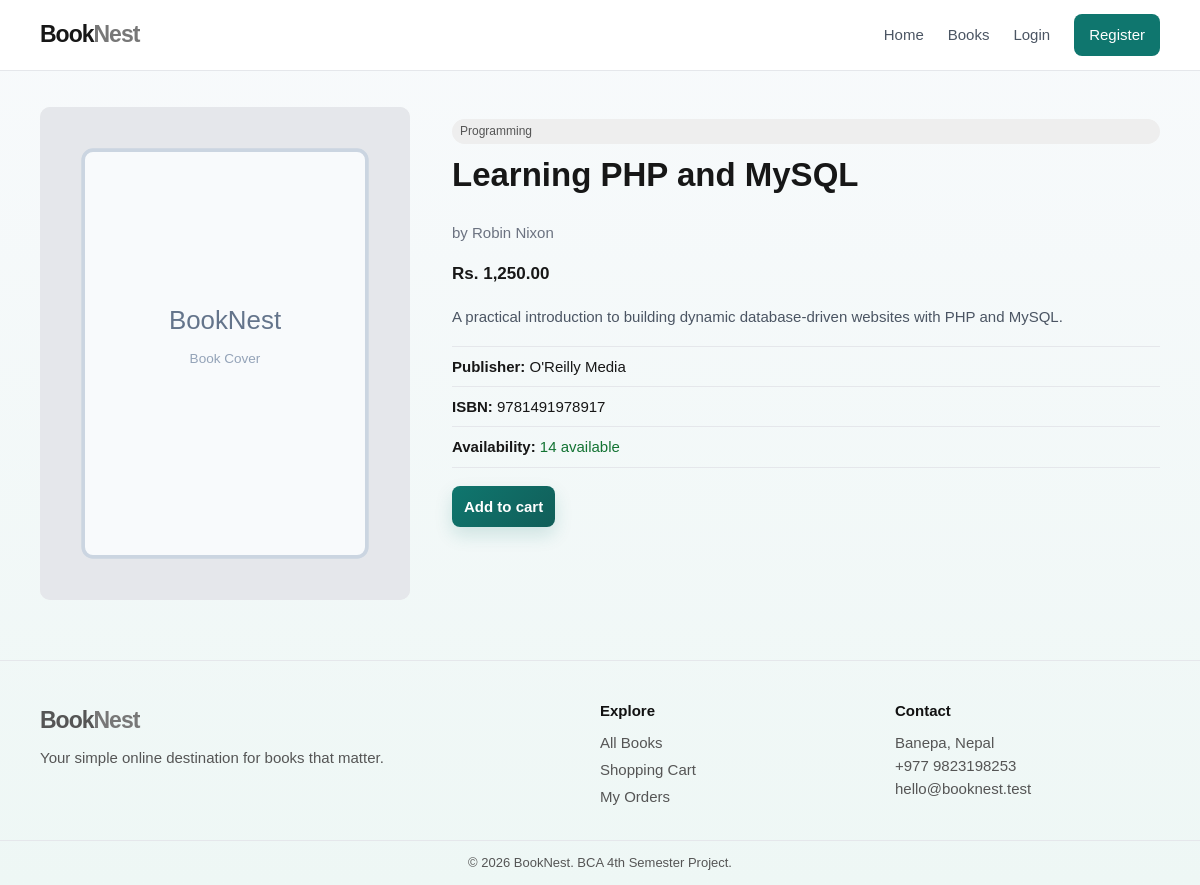
The app's page /book-details.php?id=1 with its own data.
### tables this page shows
CREATE TABLE books (
  id INT UNSIGNED AUTO_INCREMENT PRIMARY KEY,
  category_id INT UNSIGNED NOT NULL,
  title VARCHAR(180) NOT NULL,
  author VARCHAR(120) NOT NULL,
  isbn VARCHAR(30) NULL UNIQUE,
  publisher VARCHAR(120) NULL,
  price DECIMAL(10,2) NOT NULL,
  quantity INT UNSIGNED NOT NULL DEFAULT 0,
  description TEXT NULL,
  image VARCHAR(255) NULL,
  featured TINYINT(1) NOT NULL DEFAULT 0,
  created_at TIMESTAMP DEFAULT CURRENT_TIMESTAMP,
  CONSTRAINT fk_books_category FOREIGN KEY (category_id) REFERENCES categories(id) ON UPDATE CASCADE ON DELETE RESTRICT
);

CREATE TABLE categories (
  id INT UNSIGNED AUTO_INCREMENT PRIMARY KEY,
  name VARCHAR(80) NOT NULL UNIQUE,
  description VARCHAR(255) NULL,
  created_at TIMESTAMP DEFAULT CURRENT_TIMESTAMP
);

### includes/auth.php (called while the page is built, shortened)
<?php
function e($value) { return htmlspecialchars((string)$value, ENT_QUOTES, 'UTF-8'); }
function book_image_url($image) {
    $image = trim((string) $image);
    if ($image === '') return 'images/book-placeholder.svg';
    $normalized = ltrim($image, '/');
    $normalized = preg_replace('#^uploads/?#i', '', $normalized);
    $script = $_SERVER['SCRIPT_NAME'] ?? '/';
    $base_dir = rtrim(dirname($script), '/');
    $base_url = rtrim($base_dir, '/');
    return $base_url . '/uploads/' . $normalized;
}
?>

### book-details.php (the view, shortened to what this page needs)
<?php
require 'includes/header.php';
$id = (int) ($_GET['id'] ?? 0);
$stmt = $conn->prepare('SELECT b.*,c.name category_name FROM books b JOIN categories c ON b.category_id=c.id WHERE b.id=?');
$stmt->bind_param('i', $id);
$stmt->execute();
$book = $stmt->get_result()->fetch_assoc();
$image = book_image_url($book['image'] ?? '');
?>
<section class="details"><img class="details-image" src="<?= e($image) ?>" alt="<?= e($book['title']) ?> cover">
    <div>
        <p class="tag"><?= e($book['category_name']) ?></p>
        <h1><?= e($book['title']) ?></h1>
        <p class="muted">by <?= e($book['author']) ?></p>
        <p class="price">Rs. <?= number_format($book['price'], 2) ?></p>
        <p class="description"><?= nl2br(e($book['description'])) ?></p>
        <div class="detail-list">
            <p><strong>Publisher:</strong> <?= e($book['publisher']) ?></p>
            <p><strong>ISBN:</strong> <?= e($book['isbn']) ?></p>
            <p><strong>Availability:</strong> <span
                    class="<?= $book['quantity'] ? 'stock-in' : 'stock-out' ?>"><?= $book['quantity'] ? $book['quantity'] . ' available' : 'Out of stock' ?></span>
            </p>
        </div><?php if ($book['quantity']): ?>
            <form action="cart.php" method="post"><input type="hidden" name="action" value="add"><input type="hidden"
                    name="book_id" value="<?= $book['id'] ?>"><button class="btn">Add to cart</button></form><?php endif; ?>
    </div>
</section>
<?php require 'includes/footer.php'; ?>

### css/style.css (style rules this page uses)
:root { --ink: #171717; --muted: #6b7280; --line: #e5e7eb; --soft: #f7f7f7; --white: #fff; --accent: #0f766e; --accent-dark: #115e59; --accent-soft: #ecfeff; --danger: #b42318; --success: #137333; --radius: 14px; }
* { box-sizing: border-box }
body { margin: 0; background: linear-gradient(180deg, #f8fafc 0%, #eef7f5 100%); color: var(--ink); font: 15px/1.55 Arial, Helvetica, sans-serif }
.muted { color: var(--muted) }
.price { font-weight: bold; font-size: 17px }
.tag { font-size: 12px; padding: 3px 8px; border-radius: 50px; background: #eee; color: #555 }
.stock-in { color: var(--success) }
.btn, .button, button { border: 0; cursor: pointer; font: inherit; transition: background-color .2s ease, transform .2s ease, box-shadow .2s ease; }
.btn { display: inline-block; padding: 9px 12px; border-radius: 8px; background: linear-gradient(135deg, var(--accent) 0%, var(--accent-dark) 100%); color: #fff; font-weight: 700; box-shadow: 0 8px 18px rgba(15, 118, 110, 0.16); }
.details { display: grid; grid-template-columns: 370px 1fr; gap: 42px }
.details-image { width: 100%; max-height: 510px; object-fit: cover; border-radius: 10px; background: #eee }
.details h1 { margin-top: 0; font-size: 33px; line-height: 1.15 }
.description { color: #4b5563 }
.detail-list { border-top: 1px solid var(--line); margin: 18px 0 }
.detail-list p { padding: 8px 0; margin: 0; border-bottom: 1px solid var(--line) }
html { scroll-behavior: smooth; }

### records on screen
books: category.name "Programming", title "Learning PHP and MySQL", author "Robin Nixon", price "1,250.00", description "A practical introduction to building dynamic database-driven websites with PHP and MySQL.", publisher "O'Reilly Media", isbn "9781491978917", quantity "14"
